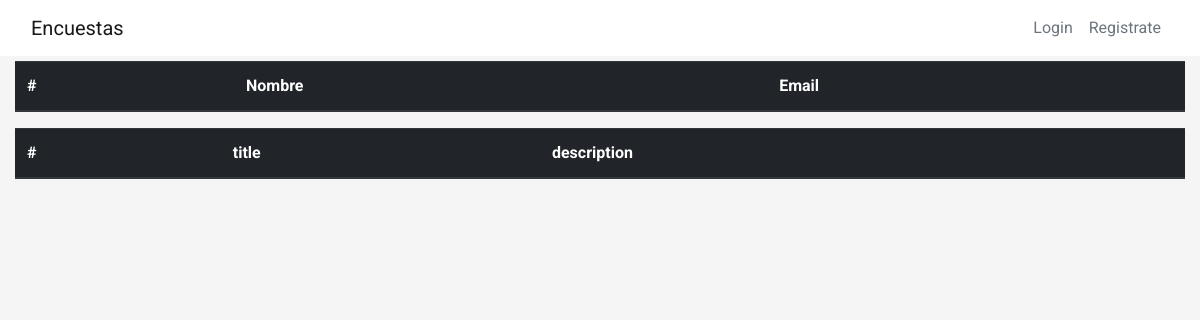
The page /crear_lista_difusion on the database as committed earlier.
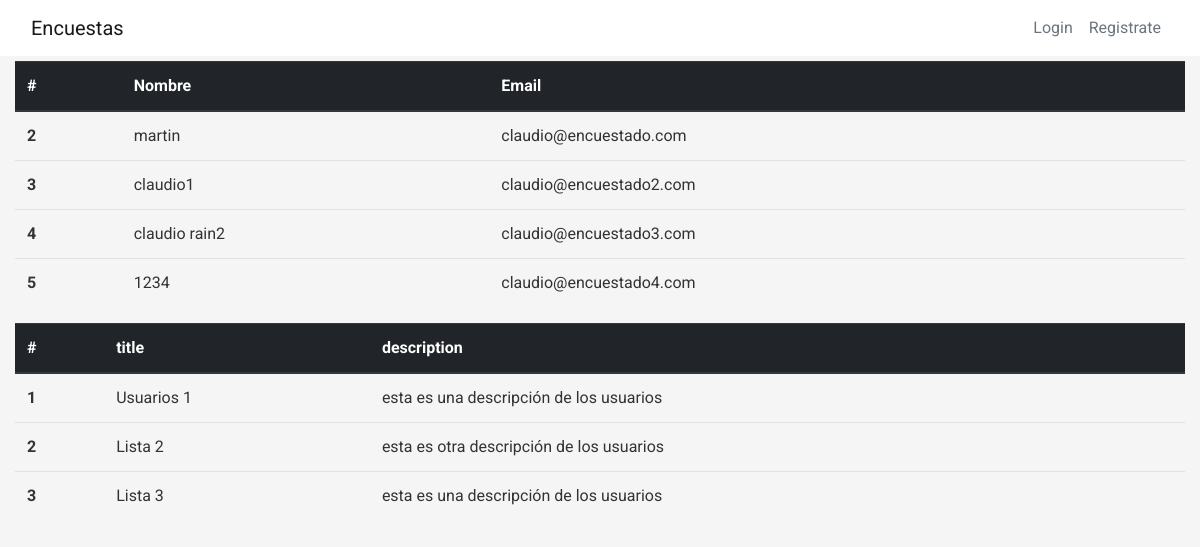
The same page on the database as committed later.
### encuestas/models.py (models this page shows, shortened)
class User(db.Model,UserMixin):
    id = db.Column(db.Integer, primary_key=True)
    username = db.Column(db.String(20), unique=True, nullable=False)
    name = db.Column(db.String(20), nullable=False)
    email = db.Column(db.String(120), unique=True, nullable=False)
    image_file = db.Column(db.String(20), nullable=False, default='default.jpg')
    password = db.Column(db.String(60), nullable=False)
    posts = db.relationship('Post', backref='author', lazy=True)
    tipo = db.Column(db.String(20), nullable=False)
    visible_inf = db.Column(db.String(20), nullable=False, default=True)

class ListaDifusion(db.Model):
    id = db.Column(db.Integer, primary_key = True)
    title = db.Column(db.String(100),nullable = False)
    description = db.Column(db.String(1000), nullable = False)
    user_id = db.Column(db.Integer, db.ForeignKey('user.id'),nullable = False)

### encuestas/routes.py (the view)
@app.route('/crear_lista_difusion',methods=['GET','POST'])
def crear_lista_difusion():
    encuestados = User.query.filter_by(tipo = False)
    listas = ListaDifusion.query.all()
    usuarios_en_listas = UserInList.query.all()
    return render_template('create_lista_difusion.html',encuestados = encuestados, listas = listas, pertenencias = usuarios_en_listas);

### encuestas/templates/create_lista_difusion.html
{% extends "layout.html" %} {% block content %}
<table class="table">
  <thead class="thead-dark">
    <tr>
      <th scope="col">#</th>
      <th scope="col">Nombre</th>
      <th scope="col">Email</th>
    </tr>
  </thead>
  <tbody>
    {%for encuestado in encuestados%}
    <tr>
      <th scope="row">{{encuestado.id}}</th>
      <td>{{encuestado.name}}</td>
      <td>{{encuestado.email}}</td>
    </tr>
    {%endfor%}
  </tbody>
</table>
<table class="table">
  <thead class="thead-dark">
    <tr>
      <th scope="col">#</th>
      <th scope="col">title</th>
      <th scope="col">description</th>
    </tr>
  </thead>
  <tbody>
    {%for lista in listas%}
    <tr>
      <th scope="row">{{lista.id}}</th>
      <td>{{lista.title}}</td>
      <td>{{lista.description}}</td>
    </tr>
    {%endfor%}
  </tbody>
</table>
{% endblock content %}

Rows that differ between the two databases and show on the page:
added User: id "2", name "martin", email "claudio@encuestado.com"
added User: id "3", name "claudio1", email "claudio@encuestado2.com"
added User: id "4", name "claudio rain2", email "claudio@encuestado3.com"
added User: id "5", name "1234", email "claudio@encuestado4.com"
added ListaDifusion: id "1", title "Usuarios 1", description "esta es una descripción de los usuarios"
added ListaDifusion: id "2", title "Lista 2", description "esta es otra descripción de los usuarios"
added ListaDifusion: id "3", title "Lista 3", description "esta es una descripción de los usuarios"
